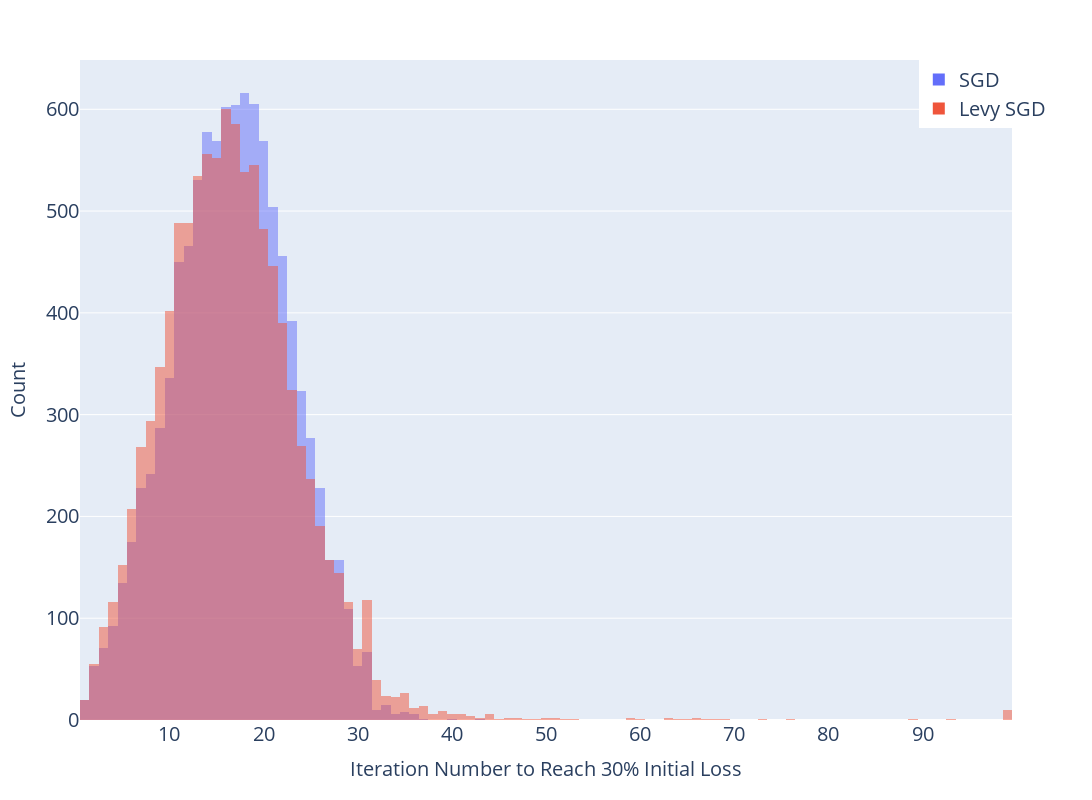

Source (notebook cell):
### Code cell
import pandas as pd
cutoffs = pd.DataFrame({'SGD': cutoff_iterations_sgd, 'Levy SGD': cutoff_iterations_levy})
print(cutoffs.mean(), cutoffs.median())
fig = px.histogram(cutoffs, barmode="overlay")
fig.update_layout(
    height=800,
    width=1600,
    legend=dict(x=0.90,y=1, font=dict(size=20), title_text=''),
    xaxis_title='Iteration Number to Reach 30% Initial Loss',
    yaxis_title='Count',
    yaxis=dict(tickfont=dict(size=20), titlefont=dict(size=20)),
    xaxis=dict(tickfont=dict(size=20), titlefont=dict(size=20))
)
fig.show()

### Figure 1 — Plotly figure (JSON) as saved in the notebook; plotly's stock layout.template omitted (floating-point values rounded to 4 significant figures; data arrays with more than 128 entries replaced by an {"elided": "..."} marker saying what was removed)
{"data": [{"alignmentgroup": "True", "bingroup": "x", "hovertemplate": "variable=SGD<br>value=%{x}<br>count=%{y}<extra></extra>", "legendgroup": "SGD", "marker": {"color": "#636efa", "opacity": 0.5, "pattern": {"shape": ""}}, "name": "SGD", "offsetgroup": "SGD", "orientation": "v", "showlegend": true, "type": "histogram", "x": {"elided": "10000 int values"}, "xaxis": "x", "yaxis": "y"}, {"alignmentgroup": "True", "bingroup": "x", "hovertemplate": "variable=Levy SGD<br>value=%{x}<br>count=%{y}<extra></extra>", "legendgroup": "Levy SGD", "marker": {"color": "#EF553B", "opacity": 0.5, "pattern": {"shape": ""}}, "name": "Levy SGD", "offsetgroup": "Levy SGD", "orientation": "v", "showlegend": true, "type": "histogram", "x": {"elided": "10000 int values"}, "xaxis": "x", "yaxis": "y"}], "layout": {"barmode": "overlay", "height": 800, "legend": {"font": {"size": 20}, "title": {"text": ""}, "tracegroupgap": 0, "x": 0.9, "y": 1}, "margin": {"t": 60}, "width": 1600, "xaxis": {"anchor": "y", "domain": [0, 1], "tickfont": {"size": 20}, "title": {"font": {"size": 20}, "text": "Iteration Number to Reach 30% Initial Loss"}}, "yaxis": {"anchor": "x", "domain": [0, 1], "tickfont": {"size": 20}, "title": {"font": {"size": 20}, "text": "Count"}}}}
